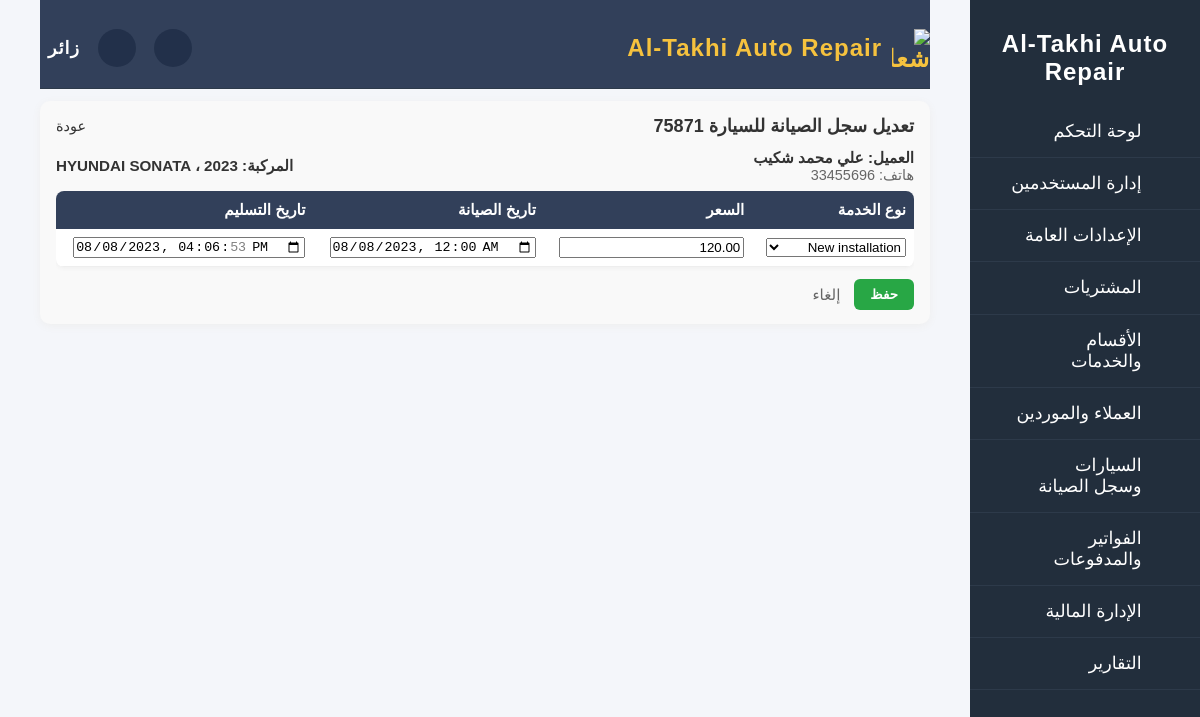
Screenshot of /maintenance/edit-fields/1/ with the database file from the repository.
### cars/maintenance_models.py (models this page shows, shortened)
class MaintenanceRecord(models.Model):
    delivery_date = models.DateTimeField(
        blank=True, null=True, verbose_name="تاريخ تسليم المركبة"
    )
    invoice = models.ForeignKey(
        Invoice,
        on_delete=models.SET_NULL,
        null=True,
        blank=True,
        related_name="maintenance_records",
        verbose_name="رقم الفاتورة",
    )
    car = models.ForeignKey(
        Car, on_delete=models.CASCADE, related_name="maintenance_records"
    )
    service = models.ForeignKey(Service, on_delete=models.SET_NULL, null=True, blank=True)
    price = models.DecimalField(max_digits=10, decimal_places=2)
    notes = models.TextField(blank=True, null=True)
    created_at = models.DateTimeField()
    ready_at = models.DateTimeField(
        blank=True, null=True, verbose_name="تاريخ انتهاء التصليح"
    )
    is_finished = models.BooleanField(
        default=False, verbose_name="تم الانتهاء من الصيانة"
    )

### cars/models.py (models this page shows, shortened)
class Car(models.Model):
    STATUS_CHOICES = [
        ("active", "نشطة"),  # السيارة تحت الصيانة
        ("ready", "بانتظار التسليم"),  # الصيانة انتهت
        ("pending_payment", "معلقة للدفع"),  # بانتظار الدفع
        ("sold", "مباعة"),  # تم التسليم النهائي
    ]
    FUEL_CHOICES = [
        ("gasoline", "بنزين"),
        ("diesel", "ديزل"),
        ("electric", "كهرباء"),
        ("hybrid", "هايبرد"),
    ]
    client = models.ForeignKey(
        "clients.Client", on_delete=models.CASCADE, related_name="cars"
    )
    plate_number = models.CharField(max_length=20, unique=True)
    brand = models.ForeignKey(
        CarBrand, on_delete=models.SET_NULL, null=True, blank=True, related_name="cars"
    )
    model = models.ForeignKey(
        CarModel, on_delete=models.SET_NULL, null=True, blank=True, related_name="cars"
    )
    year = models.PositiveIntegerField(blank=True, null=True)
    color = models.CharField(max_length=30, blank=True, null=True)
    fuel_type = models.CharField(
        max_length=10, choices=FUEL_CHOICES, default="gasoline"
    )
    vin_number = models.CharField(max_length=30, unique=True, blank=True, null=True)
    status = models.CharField(max_length=20, choices=STATUS_CHOICES, default="active")
    notes = models.TextField(blank=True, null=True)
    entry_date = models.DateTimeField(
        blank=True, null=True, verbose_name="تاريخ دخول الورشة"
    )
    last_visit = models.DateTimeField(blank=True, null=True)
    created_at = models.DateTimeField(auto_now_add=True)
    updated_at = models.DateTimeField(auto_now=True)
    @property
    def unpaid_invoice_id(self):
        if hasattr(self, "_unpaid_invoice_id"):
            return getattr(self, "_unpaid_invoice_id")
        unpaid_invoice = self.invoices.filter(paid=False).first()
        return unpaid_invoice.id if unpaid_invoice else None

### clients/models.py (models this page shows, shortened)
class Client(models.Model):
    STATUS_CHOICES = [
        ("active", "نشط"),
        ("inactive", "معطل"),
    ]
    COMM_PREF_CHOICES = [
        ("email", "البريد الإلكتروني"),
        ("phone", "الهاتف"),
        ("sms", "رسائل قصيرة"),
    ]
    first_name = models.CharField(max_length=100)
    last_name = models.CharField(max_length=100, blank=True, null=True)
    phone_number = models.CharField(max_length=20)
    email = models.EmailField(blank=True, null=True)
    address = models.CharField(max_length=255, blank=True, null=True)
    customer_id = models.CharField(max_length=30, unique=True)
    status = models.CharField(max_length=10, choices=STATUS_CHOICES, default="active")
    notes = models.TextField(blank=True, null=True)
    communication_preference = models.CharField(
        max_length=10, choices=COMM_PREF_CHOICES, default="phone"
    )
    birth_date = models.DateField(blank=True, null=True)
    created_by = models.ForeignKey(
        "users.User",
        on_delete=models.SET_NULL,
        null=True,
        blank=True,
        related_name="added_clients",
    )
    created_at = models.DateTimeField("تاريخ الإضافة", null=True, blank=True)
    updated_at = models.DateTimeField(auto_now=True)

### cars/brand_models.py (models this page shows, shortened)
class CarBrand(models.Model):
    name = models.CharField(max_length=50, unique=True)

class CarModel(models.Model):
    brand = models.ForeignKey(CarBrand, on_delete=models.CASCADE, related_name="models")
    name = models.CharField(max_length=50)
    class Meta:
        unique_together = ("brand", "name")

### cars/views.py (the view)
def edit_maintenance_record_fields(request, record_id):
    record = get_object_or_404(MaintenanceRecord, id=record_id)
    if request.method == "POST":
        form = EditMaintenanceRecordForm(request.POST, instance=record)
        if form.is_valid():
            form.save()
            messages.success(request, "تم تعديل سجل الصيانة بنجاح.")
            return redirect("cars:maintenance_list")
    else:
        form = EditMaintenanceRecordForm(instance=record)
    return render(
        request, "edit_maintenance_record_fields.html", {"form": form, "record": record}
    )

### cars/forms_edit_maintenance.py
class EditMaintenanceRecordForm(forms.ModelForm):
    service = forms.ModelChoiceField(queryset=Service.objects.all(), label="نوع الخدمة")
    price = forms.DecimalField(max_digits=10, decimal_places=2, label="السعر")
    created_at = forms.DateTimeField(
        label="تاريخ الصيانة",
        widget=forms.DateTimeInput(attrs={"type": "datetime-local"}),
    )
    delivery_date = forms.DateTimeField(
        label="تاريخ تسليم المركبة",
        required=False,
        widget=forms.DateTimeInput(attrs={"type": "datetime-local"}),
    )
    class Meta:
        model = MaintenanceRecord
        fields = ["service", "price", "created_at", "delivery_date"]

### services/models.py (called while the page is built)
    def __str__(self):
        return self.name

### templates/edit_maintenance_record_fields.html (shortened to what this page needs)
{% extends 'base.html' %}
{% block content %}
<div class="services-table-fix" style="max-width:900px;margin:12px 0 12px auto;background:#f9f9f9;padding:14px 16px;border-radius:10px;box-shadow:0 2px 8px #eee;direction:rtl;">
    <div style="display:flex;justify-content:space-between;align-items:center;margin-bottom:12px;">
        <span style="font-size:18px;font-weight:bold;color:#333;text-align:right;">تعديل سجل الصيانة للسيارة {{ record.car.plate_number }}</span>
        <a href="{% url 'cars:maintenance_list' %}" style="color:#333;text-decoration:none;font-size:0.95em;">عودة</a>
    </div>
    <div style="display:flex;gap:12px;justify-content:space-between;align-items:center;margin-bottom:8px;">
        <div style="text-align:right;">
            <div style="font-weight:700;color:#333;">العميل: {{ record.car.client.first_name }}{% if record.car.client.last_name %} {{ record.car.client.last_name }}{% endif %}</div>
            <div style="color:#666;font-size:0.95em;">هاتف: {{ record.car.client.phone_number }}</div>
        </div>
        <div style="text-align:right;">
            <div style="font-weight:700;color:#333;">المركبة: {% if record.car.brand %}{{ record.car.brand.name }} {% endif %}{% if record.car.model %}{{ record.car.model.name }}{% endif %} {% if record.car.year %}، {{ record.car.year }}{% endif %}</div>
        </div>
    </div>
    <form method="post">
        <div style="overflow-x:auto;">
            <table class="services-compact" style="width:100%;border-collapse:collapse;background:#fff;border-radius:8px;overflow:hidden;box-shadow:0 1px 4px #eee;margin-bottom:12px;">
                <thead style="background:#32405a;color:#fff;">
                    <tr>
                        <th style="padding:10px 8px;text-align:right;">نوع الخدمة</th>
                        <th style="padding:10px 8px;text-align:right;">السعر</th>
                        <th style="padding:10px 8px;text-align:right;">تاريخ الصيانة</th>
                        <th style="padding:10px 8px;text-align:right;">تاريخ التسليم</th>
                    </tr>
                </thead>
                <tbody>
                    <tr style="border-bottom:1px solid #eee;">
                        <td style="padding:8px;text-align:right;">{{ form.service }}</td>
                        <td style="padding:8px;text-align:right;">{{ form.price }}</td>
                        <td style="padding:8px;text-align:right;">{{ form.created_at }}</td>
                        <td style="padding:8px;text-align:right;">{{ form.delivery_date }}</td>
                    </tr>
                </tbody>
            </table>
        </div>
        <div style="display:flex;gap:8px;align-items:center;">
            <button type="submit" style="background:#28a745;color:#fff;padding:8px 16px;border:none;border-radius:6px;font-weight:bold;">حفظ</button>
            <a href="{% url 'cars:maintenance_list' %}" style="color:#666;text-decoration:none;margin-right:6px;">إلغاء</a>
        </div>
    </form>
</div>
{% endblock %}

### templates/base.html (style rules this page uses)
body { font-family: Tahoma, Arial, sans-serif; background: #f4f6fa; margin: 0; padding: 0; }

### templates/edit_maintenance_record_fields.html (style rules this page uses)
.services-table-fix { font-size:0.95rem; }

### rows the page displays
MaintenanceRecord: car.plate_number "75871", car.client.first_name "علي محمد شكيب", car.client.phone_number "33455696", car.brand.name "HYUNDAI", car.model.name "SONATA", car.year "2023", service "New installation", price "120.00", created_at "08/08/2023 00:00", delivery_date "08/08/2023 16:06:53"
